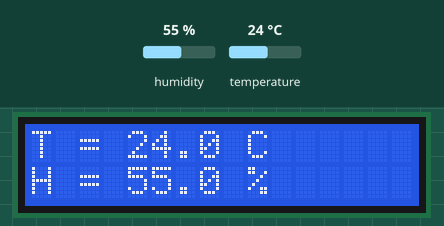
A sketch run on a simulated Arduino Uno, built with avr-gcc and run on an emulated ATmega328P. On the bench: 16×2 character LCD. The inputs (shaded band) are chosen by the test bench; at power-on: humidity 55 %, temperature 24 °C.

Above: at 2.8 s.
2.9 s: humidity set to 22 %
At 13.0 s:
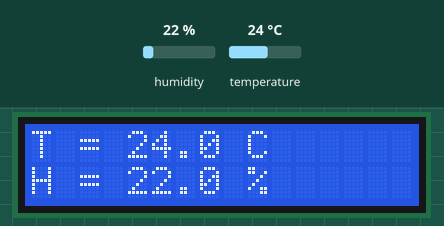
13.7 s: temperature set to 12 °C
At 23.1 s:
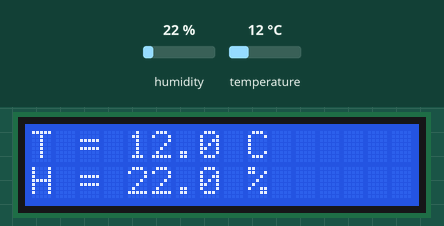
23.7 s: humidity set to 40 %
At 33.3 s:
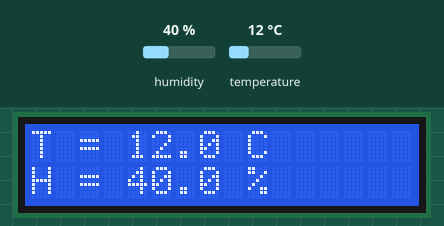
33.7 s: temperature set to 19 °C
At 43.4 s:
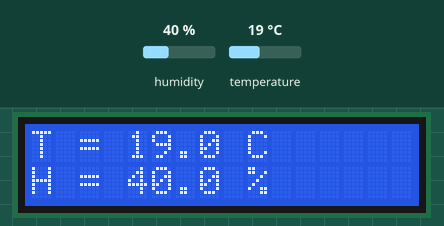
Timing chart, 0 to 44.7 s (numbered marks = the images above; inputs shaded):
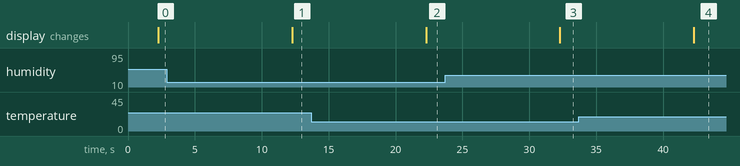

The sketch:

arduino-meteo-sensor.ino
```cpp
// (licence header left out)
#include <dht_nonblocking.h>
#include <LiquidCrystal.h>

// Define pins for LCD display.
#define LCD_RS_PIN 7
#define LCD_E_PIN 8
#define LCD_DB4_PIN 9
#define LCD_DB5_PIN 10
#define LCD_DB6_PIN 11
#define LCD_DB7_PIN 12
// Define a data pin for temperature-humidity sensor.
#define DHT_DATA_PIN 2
// Pin for an LED that should blink when we take measurements.
#define MEASUREMENTS_LED 13

// Delay in milliseconds that defins how often measurements should be taken.
#define MEASUREMENTS_UPDATE_DELAY (10*1000)

// Initialize temperature-humidity sensor.
DHT_nonblocking dhtSensor(DHT_DATA_PIN, DHT_TYPE_11);

// Initiaize LCD display.
LiquidCrystal lcd(LCD_RS_PIN, LCD_E_PIN, LCD_DB4_PIN, LCD_DB5_PIN, LCD_DB6_PIN, LCD_DB7_PIN);

// Set up function.
void setup() {
  // Initialize LCD display with amount of rows and columns.
  lcd.begin(16, 2);
  // Input from the temperature-humidity sensor.
  pinMode(DHT_DATA_PIN, INPUT);
}

// Last saved value of temperature.
float temperature;
// Last saved value of humidity.
float humidity;
// Timestamp of last taken measurements.
// Initially it is set to -MEASUREMENTS_UPDATE_DELAY in order to initiate the first measurement immediately.
long lastMeasurementsTaken = -MEASUREMENTS_UPDATE_DELAY;

void loop() {
  // Take measurements if it is time to do that.
  if (millis() - lastMeasurementsTaken > MEASUREMENTS_UPDATE_DELAY) {
    // Blink with built-in LED.
    digitalWrite(MEASUREMENTS_LED, HIGH);
    // Take measurements. This may take several attempt to be done.
    while(!dhtSensor.measure(&temperature, &humidity));
    digitalWrite(MEASUREMENTS_LED, LOW);
    // Print out current temperature.
    lcd.setCursor(0, 0);
    lcd.print("T = ");
    lcd.print(temperature, 1);
    lcd.print(" C");
    // Print out current humidity value.
    lcd.setCursor(0, 1);
    lcd.print("H = ");
    lcd.print(humidity, 1);
    lcd.print(" %");
    // Save the last measurements timestamp.
    lastMeasurementsTaken = millis();
  }
}
```

Measured:
- after the input at 2.9 s, the display: changes after 9.4 s (image 1)
- after the input at 13.7 s, the display: changes after 8.6 s (image 2)
- after the input at 23.7 s, the display: changes after 8.6 s (image 3)
- after the input at 33.7 s, the display: changes after 8.6 s (image 4)
